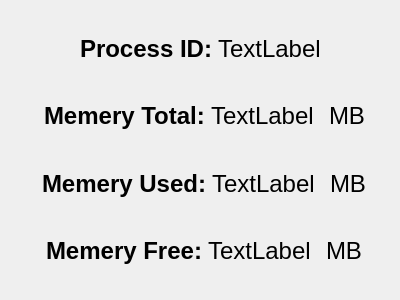
<?xml version="1.0" encoding="UTF-8"?>
<ui version="4.0">
 <class>resMem</class>
 <widget class="QWidget" name="resMem">
  <property name="geometry">
   <rect>
    <x>0</x>
    <y>0</y>
    <width>400</width>
    <height>300</height>
   </rect>
  </property>
  <property name="windowTitle">
   <string>Form</string>
  </property>
  <layout class="QVBoxLayout" name="verticalLayout">
   <item>
    <spacer name="verticalSpacer_5">
     <property name="orientation">
      <enum>Qt::Vertical</enum>
     </property>
     <property name="sizeHint" stdset="0">
      <size>
       <width>20</width>
       <height>5</height>
      </size>
     </property>
    </spacer>
   </item>
   <item>
    <layout class="QHBoxLayout" name="horizontalLayout_5">
     <item>
      <spacer name="horizontalSpacer">
       <property name="orientation">
        <enum>Qt::Horizontal</enum>
       </property>
       <property name="sizeHint" stdset="0">
        <size>
         <width>40</width>
         <height>20</height>
        </size>
       </property>
      </spacer>
     </item>
     <item>
      <widget class="QWidget" name="widget" native="true">
       <layout class="QHBoxLayout" name="horizontalLayout">
        <item>
         <widget class="QLabel" name="mem">
          <property name="font">
           <font>
            <pointsize>18</pointsize>
            <weight>75</weight>
            <bold>true</bold>
           </font>
          </property>
          <property name="text">
           <string>Process ID:</string>
          </property>
         </widget>
        </item>
        <item>
         <widget class="QLabel" name="mem_pid">
          <property name="font">
           <font>
            <pointsize>18</pointsize>
           </font>
          </property>
          <property name="text">
           <string>TextLabel</string>
          </property>
         </widget>
        </item>
       </layout>
      </widget>
     </item>
     <item>
      <spacer name="horizontalSpacer_2">
       <property name="orientation">
        <enum>Qt::Horizontal</enum>
       </property>
       <property name="sizeHint" stdset="0">
        <size>
         <width>40</width>
         <height>20</height>
        </size>
       </property>
      </spacer>
     </item>
    </layout>
   </item>
   <item>
    <spacer name="verticalSpacer_4">
     <property name="orientation">
      <enum>Qt::Vertical</enum>
     </property>
     <property name="sizeHint" stdset="0">
      <size>
       <width>20</width>
       <height>6</height>
      </size>
     </property>
    </spacer>
   </item>
   <item>
    <layout class="QHBoxLayout" name="horizontalLayout_6">
     <item>
      <spacer name="horizontalSpacer_3">
       <property name="orientation">
        <enum>Qt::Horizontal</enum>
       </property>
       <property name="sizeHint" stdset="0">
        <size>
         <width>40</width>
         <height>20</height>
        </size>
       </property>
      </spacer>
     </item>
     <item>
      <widget class="QWidget" name="widget_2" native="true">
       <layout class="QHBoxLayout" name="horizontalLayout_2">
        <item>
         <widget class="QLabel" name="label">
          <property name="font">
           <font>
            <pointsize>18</pointsize>
            <weight>75</weight>
            <bold>true</bold>
           </font>
          </property>
          <property name="text">
           <string>Memery Total:</string>
          </property>
         </widget>
        </item>
        <item>
         <widget class="QLabel" name="mem_total">
          <property name="font">
           <font>
            <pointsize>18</pointsize>
           </font>
          </property>
          <property name="text">
           <string>TextLabel</string>
          </property>
         </widget>
        </item>
       </layout>
      </widget>
     </item>
     <item>
      <widget class="QLabel" name="label_4">
       <property name="font">
        <font>
         <pointsize>18</pointsize>
        </font>
       </property>
       <property name="text">
        <string>MB</string>
       </property>
      </widget>
     </item>
     <item>
      <spacer name="horizontalSpacer_4">
       <property name="orientation">
        <enum>Qt::Horizontal</enum>
       </property>
       <property name="sizeHint" stdset="0">
        <size>
         <width>40</width>
         <height>20</height>
        </size>
       </property>
      </spacer>
     </item>
    </layout>
   </item>
   <item>
    <spacer name="verticalSpacer_3">
     <property name="orientation">
      <enum>Qt::Vertical</enum>
     </property>
     <property name="sizeHint" stdset="0">
      <size>
       <width>20</width>
       <height>5</height>
      </size>
     </property>
    </spacer>
   </item>
   <item>
    <layout class="QHBoxLayout" name="horizontalLayout_7">
     <item>
      <spacer name="horizontalSpacer_5">
       <property name="orientation">
        <enum>Qt::Horizontal</enum>
       </property>
       <property name="sizeHint" stdset="0">
        <size>
         <width>40</width>
         <height>20</height>
        </size>
       </property>
      </spacer>
     </item>
     <item>
      <widget class="QWidget" name="widget_3" native="true">
       <layout class="QHBoxLayout" name="horizontalLayout_3">
        <item>
         <widget class="QLabel" name="label_2">
          <property name="font">
           <font>
            <pointsize>18</pointsize>
            <weight>75</weight>
            <bold>true</bold>
           </font>
          </property>
          <property name="text">
           <string>Memery Used:</string>
          </property>
         </widget>
        </item>
        <item>
         <widget class="QLabel" name="mem_used">
          <property name="font">
           <font>
            <pointsize>18</pointsize>
           </font>
          </property>
          <property name="text">
           <string>TextLabel</string>
          </property>
         </widget>
        </item>
       </layout>
      </widget>
     </item>
     <item>
      <widget class="QLabel" name="label_5">
       <property name="font">
        <font>
         <pointsize>18</pointsize>
        </font>
       </property>
       <property name="text">
        <string>MB</string>
       </property>
      </widget>
     </item>
     <item>
      <spacer name="horizontalSpacer_6">
       <property name="orientation">
        <enum>Qt::Horizontal</enum>
       </property>
       <property name="sizeHint" stdset="0">
        <size>
         <width>40</width>
         <height>20</height>
        </size>
       </property>
      </spacer>
     </item>
    </layout>
   </item>
   <item>
    <spacer name="verticalSpacer_2">
     <property name="orientation">
      <enum>Qt::Vertical</enum>
     </property>
     <property name="sizeHint" stdset="0">
      <size>
       <width>20</width>
       <height>6</height>
      </size>
     </property>
    </spacer>
   </item>
   <item>
    <layout class="QHBoxLayout" name="horizontalLayout_8">
     <item>
      <spacer name="horizontalSpacer_7">
       <property name="orientation">
        <enum>Qt::Horizontal</enum>
       </property>
       <property name="sizeHint" stdset="0">
        <size>
         <width>40</width>
         <height>20</height>
        </size>
       </property>
      </spacer>
     </item>
     <item>
      <widget class="QWidget" name="widget_4" native="true">
       <layout class="QHBoxLayout" name="horizontalLayout_4">
        <item>
         <widget class="QLabel" name="label_3">
          <property name="font">
           <font>
            <pointsize>18</pointsize>
            <weight>75</weight>
            <bold>true</bold>
           </font>
          </property>
          <property name="text">
           <string>Memery Free:</string>
          </property>
         </widget>
        </item>
        <item>
         <widget class="QLabel" name="mem_free">
          <property name="font">
           <font>
            <pointsize>18</pointsize>
           </font>
          </property>
          <property name="text">
           <string>TextLabel</string>
          </property>
         </widget>
        </item>
       </layout>
      </widget>
     </item>
     <item>
      <widget class="QLabel" name="label_6">
       <property name="font">
        <font>
         <pointsize>18</pointsize>
        </font>
       </property>
       <property name="text">
        <string>MB</string>
       </property>
      </widget>
     </item>
     <item>
      <spacer name="horizontalSpacer_8">
       <property name="orientation">
        <enum>Qt::Horizontal</enum>
       </property>
       <property name="sizeHint" stdset="0">
        <size>
         <width>40</width>
         <height>20</height>
        </size>
       </property>
      </spacer>
     </item>
    </layout>
   </item>
   <item>
    <spacer name="verticalSpacer">
     <property name="orientation">
      <enum>Qt::Vertical</enum>
     </property>
     <property name="sizeHint" stdset="0">
      <size>
       <width>20</width>
       <height>5</height>
      </size>
     </property>
    </spacer>
   </item>
  </layout>
 </widget>
 <resources/>
 <connections/>
</ui>
